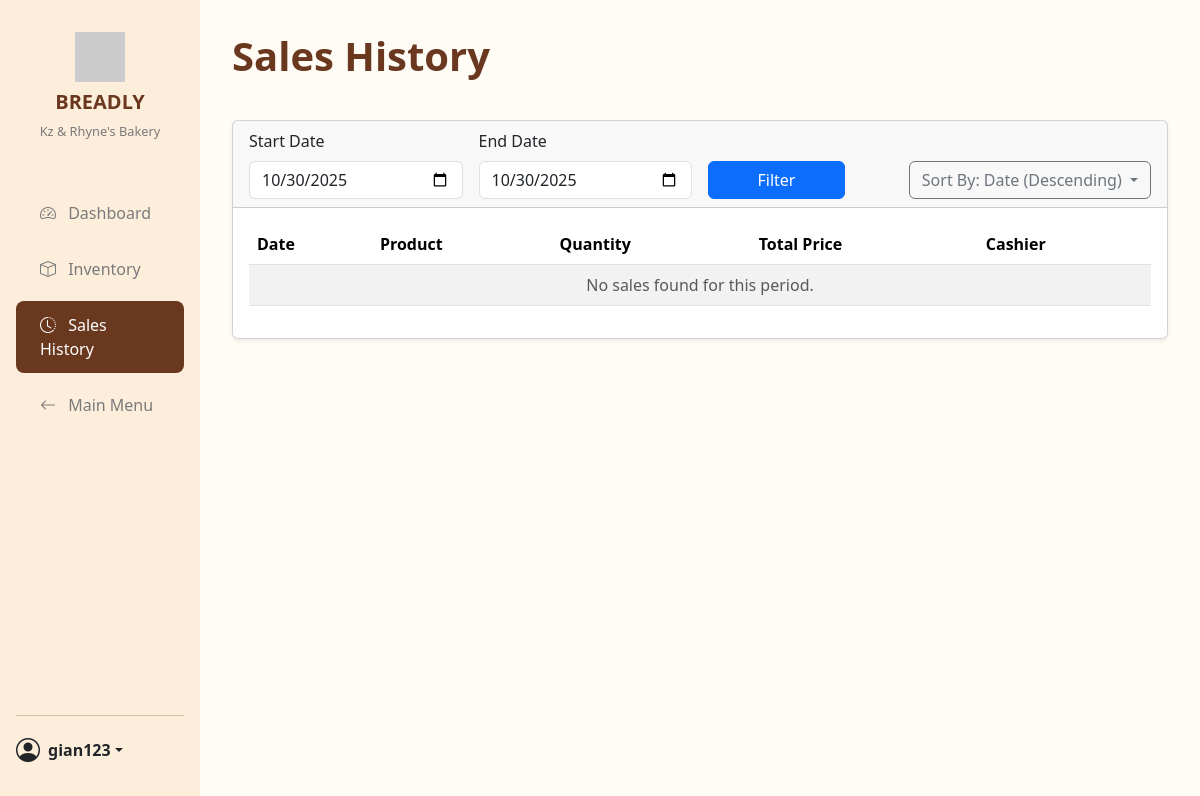
The page /nav/sales_history.php (signed in) on the database as committed earlier.
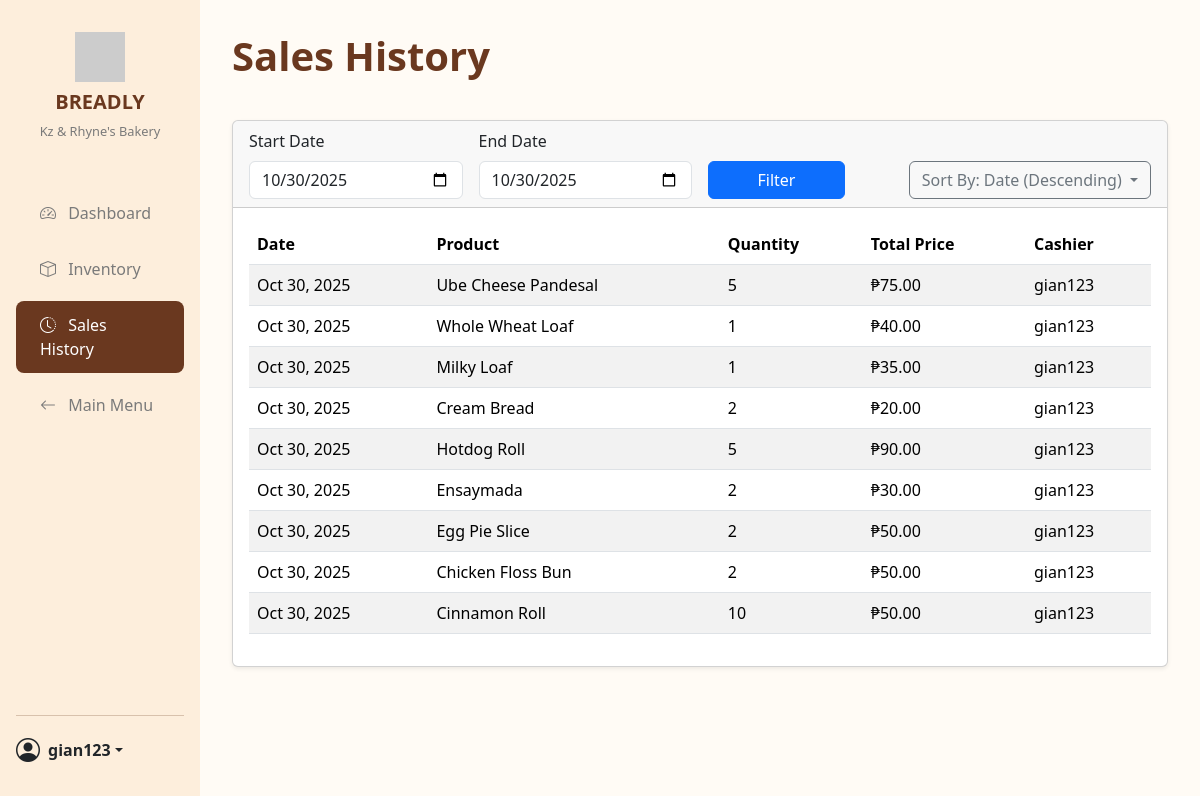
The same page on the database as committed later.
### tables this page shows
CREATE TABLE `sales` (
  `sale_id` int(11) NOT NULL,
  `product_id` int(11) DEFAULT NULL,
  `user_id` int(11) DEFAULT NULL,
  `qty_sold` int(11) DEFAULT NULL,
  `total_price` decimal(10,2) DEFAULT NULL,
  `date` date DEFAULT NULL
);

CREATE TABLE `products` (
  `product_id` int(11) NOT NULL,
  `name` varchar(100) NOT NULL,
  `price` decimal(10,2) NOT NULL,
  `status` enum('available','recalled','discontinued') NOT NULL DEFAULT 'available',
  `stock_qty` int(11) DEFAULT 0,
  `stock_unit` varchar(20) NOT NULL DEFAULT 'pcs',
  `is_sellable` tinyint(1) NOT NULL DEFAULT 1 COMMENT '1 = Appears on POS, 0 = Intermediate product'
);

CREATE TABLE `users` (
  `user_id` int(11) NOT NULL,
  `username` varchar(100) NOT NULL,
  `password` varchar(255) DEFAULT NULL,
  `role` enum('manager','cashier') NOT NULL,
  `email` varchar(150) DEFAULT NULL,
  `phone_number` varchar(11) DEFAULT NULL,
  `enable_daily_report` tinyint(1) NOT NULL DEFAULT 0 COMMENT 'For daily SMS reports',
  `created_at` timestamp NOT NULL DEFAULT current_timestamp()
);

### db_connection.php (called while the page is built, shortened)
<?php
class Database {
    private $host = 'localhost';
    private $db_name = 'bakery';
    private $username = 'root';
    private $password = '';
    private $conn;
    private function connect() {
        try {
            $this->conn = new PDO(
                "mysql:host={$this->host};dbname={$this->db_name};charset=utf8mb4",
                $this->username,
                $this->password
            );
            $this->conn->setAttribute(PDO::ATTR_ERRMODE, PDO::ERRMODE_EXCEPTION);
        } catch (PDOException $e) {
            die("Connection failed: " . $e->getMessage());
        }
    }
    public function getConnection() {
        return $this->conn;
    }
}
?>

### src/SalesManager.php (called while the page is built)
<?php
require_once '../db_connection.php';
class SalesManager {
    private $conn;
    public function __construct() {
        $db = new Database();
        $this->conn = $db->getConnection();
    }
    public function getSalesHistory($date_start, $date_end, $sort_column, $sort_direction) {
        try {
            $stmt = $this->conn->prepare("CALL ReportGetSalesHistory(?, ?, ?, ?)");
            $stmt->execute([$date_start, $date_end, $sort_column, $sort_direction]);
            return $stmt->fetchAll(PDO::FETCH_ASSOC);
        } catch (PDOException $e) {
            return [];
        }
    }
}
?>

### nav/sales_history.php (the view, shortened to what this page needs)
<?php
require_once '../src/SalesManager.php';
$date_start = $_GET['date_start'] ?? date('Y-m-d');
$date_end = $_GET['date_end'] ?? date('Y-m-d');
$sort_column = $_GET['sort'] ?? 'date';
$sort_direction = $_GET['order'] ?? 'DESC';
function getCurrentSortText($sort_column, $sort_direction) {
    $column_map = [
        'date' => 'Date',
        'product' => 'Product Name',
        'qty' => 'Quantity',
        'price' => 'Total Price',
        'cashier' => 'Cashier'
    ];
    $direction_text = ($sort_direction == 'ASC') ? 'Ascending' : 'Descending';
    $column_text = $column_map[$sort_column] ?? 'Date';
    return "{$column_text} ({$direction_text})";
}
$salesManager = new SalesManager();
$sales = $salesManager->getSalesHistory($date_start, $date_end, $sort_column, $sort_direction);
?>
<!DOCTYPE html>
<html lang="en">
<head>
    <link href="https://cdn.jsdelivr.net/npm/bootstrap@5.3.3/dist/css/bootstrap.min.css" rel="stylesheet">
    <link rel="stylesheet" href="https://cdn.jsdelivr.net/npm/bootstrap-icons@1.11.3/font/bootstrap-icons.css">
    <link rel="stylesheet" href="../styles.css" />
</head>
<body class="dashboard">
<div class="container-fluid">
    <div class="row">
        <aside class="col-lg-2 col-md-3 sidebar">
             <div class="sidebar-brand">
                <img src="https://via.placeholder.com/50/6a381f/FFFFFF?Text=B" alt="BREADLY Logo">
                <h5>BREADLY</h5>
                <p>Kz & Rhyne's Bakery</p>
            </div>
            <ul class="nav flex-column sidebar-nav">
                <li class="nav-item">
                    <a class="nav-link" href="dashboard_panel.php">
                        <i class="bi bi-speedometer2 me-2"></i> Dashboard
                    </a>
                </li>
                <li class="nav-item">
                    <a class="nav-link" href="inventory_management.php">
                        <i class="bi bi-box me-2"></i> Inventory
                    </a>
                </li>
                <li class="nav-item">
                    <a class="nav-link active" href="sales_history.php">
                        <i class="bi bi-clock-history me-2"></i> Sales History
                    </a>
                </li>
                <li class="nav-item">
                    <a class="nav-link" href="index.php">
                        <i class="bi bi-arrow-left me-2"></i> Main Menu
                    </a>
                </li>
            </ul>
            <div class="sidebar-user">
                <hr>
                <div class="dropdown">
                    <a href="#" class="d-flex align-items-center text-dark text-decoration-none dropdown-toggle" id="userMenu" data-bs-toggle="dropdown" aria-expanded="false">
                        <i class="bi bi-person-circle me-2 fs-4"></i>
                        <strong><?php echo htmlspecialchars($_SESSION['username']); ?></strong>
                    </a>
                </div>
            </div>
        </aside>
        <main class="col-lg-10 col-md-9 main-content">
            <div class="header">
                <h1>Sales History</h1>
            </div>
            <div class="card shadow-sm">
                <div class="card-header">
                     <form method="GET" action="sales_history.php" class="row g-3 align-items-end">
                        <div class="col-md-3">
                            <label for="date_start" class="form-label">Start Date</label>
                            <input type="date" class="form-control" name="date_start" id="date_start" value="<?php echo htmlspecialchars($date_start); ?>">
                        </div>
                        <div class="col-md-3">
                            <label for="date_end" class="form-label">End Date</label>
                            <input type="date" class="form-control" name="date_end" id="date_end" value="<?php echo htmlspecialchars($date_end); ?>">
                        </div>
                        <div class="col-md-2">
                             <button type="submit" class="btn btn-primary w-100">Filter</button>
                        </div>
                        <div class="col-md-4 d-flex align-items-end justify-content-end">
                            <div class="dropdown">
                                <button class="btn btn-outline-secondary dropdown-toggle" type="button" id="sortDropdown" data-bs-toggle="dropdown" aria-expanded="false">
                                    Sort By: <?php echo getCurrentSortText($sort_column, $sort_direction); ?>
                                </button>
                            </div>
                        </div>
                    </form>
                </div>
                <div class="card-body">
                    <div class="table-responsive">
                        <table class="table table-striped table-hover align-middle">
                            <thead>
                                <tr>
                                    <th>Date</th>
                                    <th>Product</th>
                                    <th>Quantity</th>
                                    <th>Total Price</th>
                                    <th>Cashier</th>
                                </tr>
                            </thead>
                            <tbody>
                                <?php if (empty($sales)): ?>
                                    <tr>
                                        <td colspan="5" class="text-center text-muted">No sales found for this period.</td>
                                    </tr>
                                <?php else: ?>
                                    <?php foreach ($sales as $sale): ?>
                                    <tr>
                                        <td><?php echo htmlspecialchars(date('M d, Y', strtotime($sale['date']))); ?></td>
                                        <td><?php echo htmlspecialchars($sale['product_name']); ?></td>
                                        <td><?php echo htmlspecialchars($sale['qty_sold']); ?></td>
                                        <td>₱<?php echo htmlspecialchars(number_format($sale['total_price'], 2)); ?></td>
                                        <td><?php echo htmlspecialchars($sale['cashier_username']); ?></td>
                                    </tr>
                                    <?php endforeach; ?>
                                <?php endif; ?>
                            </tbody>
                        </table>
                    </div>
                </div>
            </div>
        </main>
    </div>
</div>
</body>
</html>

### styles.css (style rules this page uses)
body, html { height: 100%; margin: 0; font-family: 'Segoe UI', Tahoma, Geneva, Verdana, sans-serif; }
.container-fluid { height: 100vh; }
:root { --bg-light-cream: #FFFBF5; --sidebar-bg: #FDEEDC; --card-bg-1: #FEE8D0; --card-bg-2: #FBF3D5; --card-bg-3: #FBF3D5; --card-bg-4: #F8DFAA; --text-dark: #6a381f; --text-secondary: #7a7a7a; --bar-color-1: #E5A26A; --bar-color-2: #F5C6A5; --bar-color-3: #D3D3D3; }
body.dashboard { background-color: var(--bg-light-cream); color: var(--text-dark); height: auto; min-height: 100vh; }
.sidebar { background-color: var(--sidebar-bg); min-height: 100vh; padding: 2rem 1rem; display: flex; flex-direction: column; }
.sidebar-brand { text-align: center; margin-bottom: 2rem; }
.sidebar-brand img { max-width: 50px; margin-bottom: 0.5rem; }
.sidebar-brand h5 { font-weight: bold; color: var(--text-dark); }
.sidebar-brand p { font-size: 0.8rem; color: var(--text-secondary); }
.sidebar-nav { flex-grow: 1; }
.sidebar-nav .nav-link { padding: 0.75rem 1.5rem; margin-bottom: 0.5rem; border-radius: 0.5rem; color: var(--text-secondary); font-weight: 500; }
.sidebar-nav .nav-link.active { background-color: var(--text-dark); color: #fff; }
.main-content { padding: 2rem; }
.header { display: flex; justify-content: space-between; align-items: center; margin-bottom: 2rem; }
.header h1 { font-weight: bold; color: var(--text-dark); }
.sidebar-user { margin-top: 1rem; }
.table-responsive { max-height: 60vh; overflow-y: auto; }

Rows that differ between the two databases and show on the page:
added sales: date "Oct 30, 2025", product.name "Ube Cheese Pandesal", qty_sold "5", total_price "75.00", user.username "gian123"
added sales: date "Oct 30, 2025", product.name "Whole Wheat Loaf", qty_sold "1", total_price "40.00", user.username "gian123"
added sales: date "Oct 30, 2025", product.name "Milky Loaf", qty_sold "1", total_price "35.00", user.username "gian123"
added sales: date "Oct 30, 2025", product.name "Cream Bread", qty_sold "2", total_price "20.00", user.username "gian123"
added sales: date "Oct 30, 2025", product.name "Hotdog Roll", qty_sold "5", total_price "90.00", user.username "gian123"
added sales: date "Oct 30, 2025", product.name "Ensaymada", qty_sold "2", total_price "30.00", user.username "gian123"
added sales: date "Oct 30, 2025", product.name "Egg Pie Slice", qty_sold "2", total_price "50.00", user.username "gian123"
added sales: date "Oct 30, 2025", product.name "Chicken Floss Bun", qty_sold "2", total_price "50.00", user.username "gian123"
added sales: date "Oct 30, 2025", product.name "Cinnamon Roll", qty_sold "10", total_price "50.00", user.username "gian123"
Other text that changed with them:
text no longer shown: "No sales found for this period."
